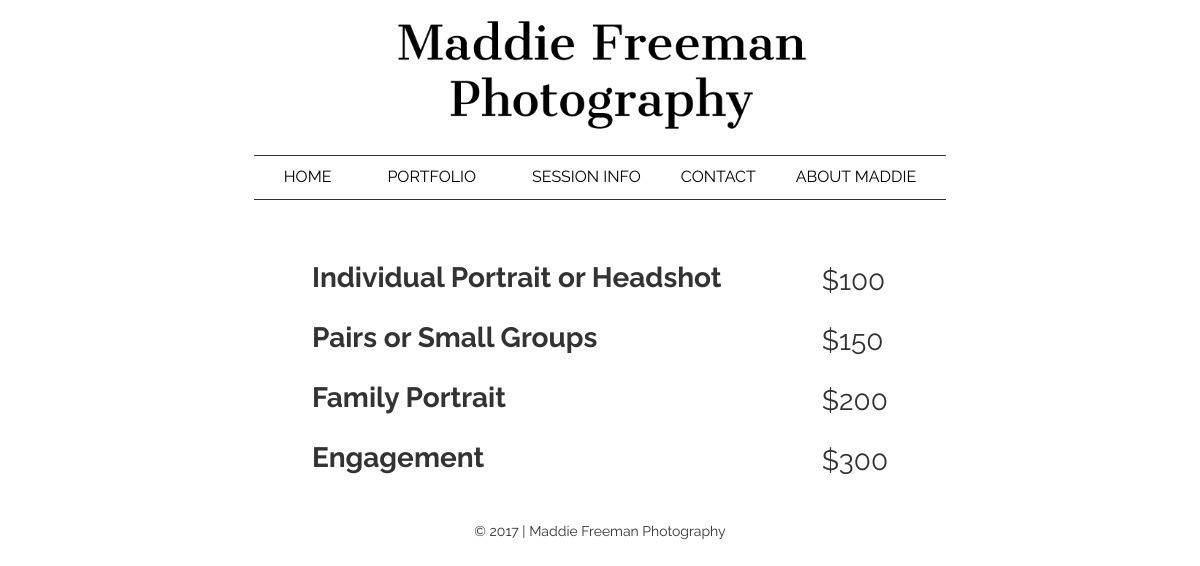
Page /sessioninfo.php on the committed database.
### tables this page shows
CREATE TABLE `Sessions` (
  `sessionID` int(11) NOT NULL,
  `session_title` varchar(255) NOT NULL,
  `description` varchar(255) DEFAULT NULL,
  `price` varchar(255) DEFAULT NULL,
  `date_created` datetime NOT NULL DEFAULT CURRENT_TIMESTAMP
);

### includes/functions.php (called while the page is built, shortened)
<?php
function execute_sql_query($sql) {
    $mysqli = new mysqli(DB_HOST, DB_USER, DB_PASSWORD, DB_NAME);
    $result = $mysqli->query($sql);
    return $result;
}
?>

### sessioninfo.php (the view, shortened to what this page needs)
<?php
include_once('./includes/header.php');
?>
<body>
<?php
include_once('./includes/banner.php');
include_once('./includes/navbar.php');
include_once('./includes/functions.php');
$sql = "SELECT * FROM Sessions";
$result = execute_sql_query($sql);
echo "<table class=\"packages\">";
while ($row = $result->fetch_assoc()) {
    $session_id = $row['sessionID'];
    $session_title = $row['session_title'];
    $price = $row['price'];
    $description = $row['description'];
    echo ("
        <tr data-sessionid='$session_id' class='session_row'>
            <td class=\"session_title\">$session_title</td>
            <td class=\"session_price\">$price</td>
        </tr>
        <tr id='session-info-$session_id' class='session_info'>
            <td>
                $description
            </td>
        </tr>
    ");
}
echo "</table>";
include_once('./includes/footer.php');
?>
</body>

### styles/style.css (style rules this page uses)
* { font-family: 'Raleway', sans-serif; }
.packages { margin: auto; font-size: 2em; }
.session_title { padding-right: 100px; padding-top: 15px; font-weight: bold; }
.session_price { padding-top: 20px; }

### styles/navbar.css (style rules this page uses)
* { box-sizing: border-box; }

### styles/lightbox.css (style rules this page uses)
body:after { content: url(../images/close.png) url(../images/loading.gif) url(../images/prev.png) url(../images/next.png); display: none; }

### rows in the picture
sessions: session_title "Individual Portrait or Headshot", price "$100"
sessions: session_title "Pairs or Small Groups", price "$150"
sessions: session_title "Family Portrait", price "$200"
sessions: session_title "Engagement", price "$300"

### other values in the picture
$title "HOME"
$title "PORTFOLIO"
$title "SESSION INFO"
$title "CONTACT"
$title "ABOUT MADDIE"
